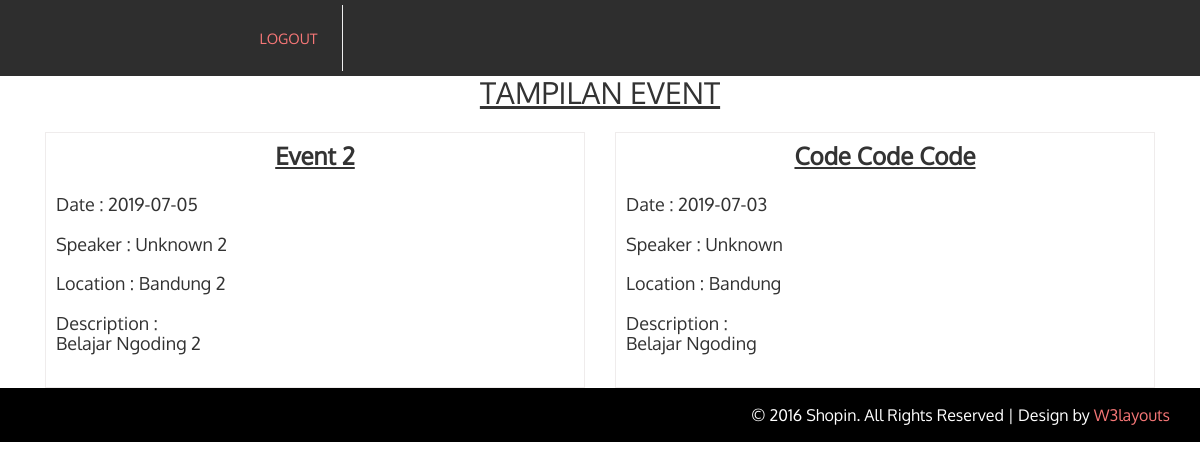
Page /Event/index.php on the committed database.
### tables this page shows
CREATE TABLE `event` (
  `event_id` int(11) NOT NULL,
  `event_title` varchar(255) NOT NULL,
  `event_date` date NOT NULL,
  `event_speaker` varchar(255) NOT NULL,
  `event_location` varchar(255) NOT NULL,
  `event_description` text NOT NULL
);

### Event/index.php (the view, shortened to what this page needs)
<?php
	$link = mysqli_connect("127.0.0.1", "root", "", "db_test");
?>
<!DOCTYPE html>
<html>
<head>
	<link href="css/bootstrap.css" rel="stylesheet" type="text/css" media="all" />
	<link href="css/style.css" rel="stylesheet" type="text/css" media="all" />
</head>
<body>
<div class="header-top">
	<div class="container">
		<div class="col-sm-5 col-md-offset-2  header-login">
	        <ul class="nav navbar-nav nav_1">
				<li><a href="../index.php">LOGOUT</a></li>
	        </ul>
	    </div>
	</div>
</div>
<div id="event">
	<div class="services">
		<div class="container">
			<div class="w3layouts_header">
				<h2 align="center"><u>TAMPILAN EVENT</u></h2>
				<br>
			</div>
			<div class="w3_services_grids">
				<form action="" method="POST">
				<?php
				$query = mysqli_query($link, "SELECT * FROM event ORDER BY event_id desc");
				while($res = mysqli_fetch_array($query)) { ?>
				<div class="col-md-6 item-grid simpleCart_shelfItem">
					<div class="mid-pop">
						<h3><p align="center"><b><u><?php  echo $res['event_title']; ?></u></b></p><br></h3>
						<h4>
		    				Date : <?php echo $res['event_date']; ?><br><br>
		    				Speaker : <?php echo $res['event_speaker']; ?><br><br>
		    				Location : <?php echo $res['event_location']; ?><br><br>
		    				Description : <br><?php echo $res['event_description']; ?>
		    			</h4>
		    			<br>
		    		</div>
				</div>
    			<?php }?>
				</form>
			</div>
		</div>
	</div>
	</div>
<div class="footer">
	<div class="footer-bottom">
		<div class="container">
			<p class="footer-class">&copy; 2016 Shopin. All Rights Reserved | Design by  <a href="http://w3layouts.com/" target="_blank">W3layouts</a> </p>
			<div class="clearfix"> </div>
		</div>
	</div>
</div>
</body>
</html>

### Event/css/style.css (style rules this page uses)
html,body { background:#fff; font-size: 100%; font-family:'Oxygen-Regular'; }
body a { transition: 0.5s all; -webkit-transition: 0.5s all; -o-transition: 0.5s all; -moz-transition: 0.5s all; -ms-transition: 0.5s all; }
ul { padding: 0; margin: 0; }
h1,h2,h3,h4,h5,h6,label,p { margin:0; }
.header-login ul li,.header-social ul li { display:inline-block; }
.header-login ul li a { display:inline-block; text-decoration:none; color: #F67777; font-size:0.8em; margin: 0 0.5em; }
.header-top { background-color: #2E2E2E; padding: 0.3em 0; }
ul.nav_1 li a { font-size: 0.9em; padding: 1.6em; }
ul.nav_1 li { border-right:1px solid #EFEFEF; }
.mid-pop { position:relative; border: 1px solid #EFECEC; padding: 10px; }
.footer-bottom { background:#000; padding:1em 0; }
.footer-class { color:#fff; font-size:1em; float:right; }
.footer-class a { color:#F67777; text-decoration:none; }
@media (max-width:1220px) { ul.nav_1 li a { padding: 1.6em 1.2em; } }

### rows in the picture
event: event_title "Event 2", event_date "2019-07-05", event_speaker "Unknown 2", event_location "Bandung 2", event_description "Belajar Ngoding 2"
event: event_title "Code Code Code", event_date "2019-07-03", event_speaker "Unknown", event_location "Bandung", event_description "Belajar Ngoding"
